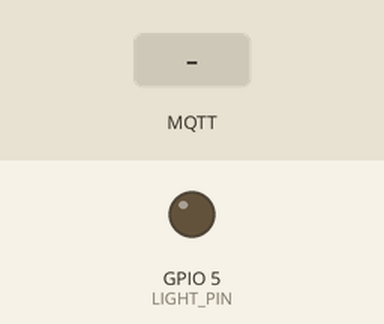
Simulated run of this program. Board: ESP32. Shown: output pins drawn as LEDs (lit = HIGH). The test bench sets the inputs (shaded band). WiFi joins after 1.5 s; servers stay silent unless stated; no MQTT or app messages arrive unless stated; what the program prints to the serial monitor is not drawn.

Above: at 3.7 s.
3.8 s: MQTT message "ON" arrives on the first subscribed topic
At 5.7 s:
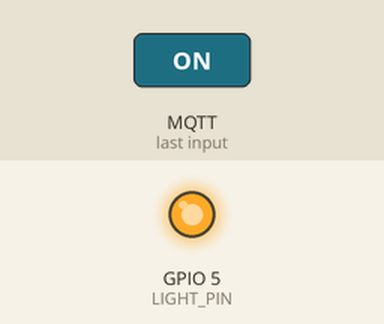
6.0 s: MQTT message "OFF" arrives on the first subscribed topic
At 7.3 s:
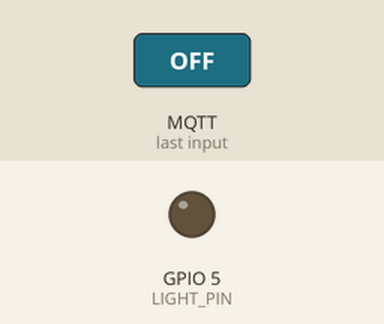
Timing chart, 0 to 9.0 s (numbered marks = the images above; inputs shaded):
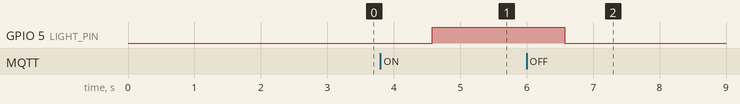

The program:

main.cpp
```cpp
#include <Arduino.h>
#include <WiFi.h>
#include <PubSubClient.h>

#include "config.h"

WiFiClient espClient;
PubSubClient client(espClient); // Setup MQTT client


// --- ESP32

void setup_ports() {
  pinMode(LIGHT_PIN, OUTPUT); // Configure LIGHT_PIN as an output
}


// ---- Wifi

void connectWiFi() {
  Serial.print("Connecting to ");
  Serial.print(SSID);
  while (WiFi.status() != WL_CONNECTED) {
    Serial.print(".");
    WiFi.begin(SSID, PASSWORD);
    delay(500);
  }
  Serial.println();
  Serial.print(ID.c_str());
  Serial.println(" connected!");
  Serial.print("IP address: ");
  Serial.println(WiFi.localIP());
}

// ---- MQTT


// Handle incomming messages from the broker
void clientCallback(char* topic, byte* payload, unsigned int length) {
  String response;

  for (int i = 0; i < length; i++) {
    response += (char)payload[i];
  }
  Serial.print("Message arrived [");
  Serial.print(TOPIC1.c_str());
  Serial.print("] ");
  Serial.println(response);
  if(response == "ON")  // Turn the light on
  {
    digitalWrite(LIGHT_PIN, HIGH);
  }
  else if(response == "OFF")  // Turn the light off
  {
    digitalWrite(LIGHT_PIN, LOW);
  }
  // Publish message
  client.publish(TOPIC2.c_str(), response.c_str());
}

void reconnectMQTTClient() {
  while (!client.connected()) {
    Serial.println("Attempting MQTT connection...");
    if (client.connect(CLIENT_NAME.c_str())) {
      Serial.print("connected to Broker: ");
      Serial.println(BROKER.c_str());
      // Topic(s) subscription
      client.subscribe(TOPIC1.c_str());
    }
    else {
      Serial.print("Retying in 5 seconds - failed, rc=");
      Serial.println(client.state());
      delay(5000);
    }
  }
}

void createMQTTClient() {
  client.setServer(BROKER.c_str(), 1883);
  client.setCallback(clientCallback);
  reconnectMQTTClient();
}

void setup() {
  // Setup ports
  setup_ports();
  // Serial setup
  Serial.begin(9600);
  while (!Serial)
    ; // Wait for Serial to be ready
  delay(1000);
  connectWiFi();
  createMQTTClient();
}

void loop() {
  reconnectMQTTClient();
  client.loop();
  delay(1000);
}
```

config.h
```cpp
#pragma once
#include <string>

using namespace std;

// ESP32 I/O config
#define LIGHT_PIN 5

// WiFi credentials
const char *SSID = "IoT";
const char *PASSWORD = "1245678h";

// MQTT settings
const string ID = "thing-001";

const string BROKER = "192.168.43.55"; // "test.mosquito.org";
const string CLIENT_NAME = ID + "lamp_client";

const string TOPIC1 = "light_outbound";
const string TOPIC2 = "light_inbound";
```

Measured:
- after the input at 3.8 s, GPIO 5 (LIGHT_PIN): LOW → HIGH after 0.78 s
- after the input at 6.0 s, GPIO 5 (LIGHT_PIN): HIGH → LOW after 0.58 s
